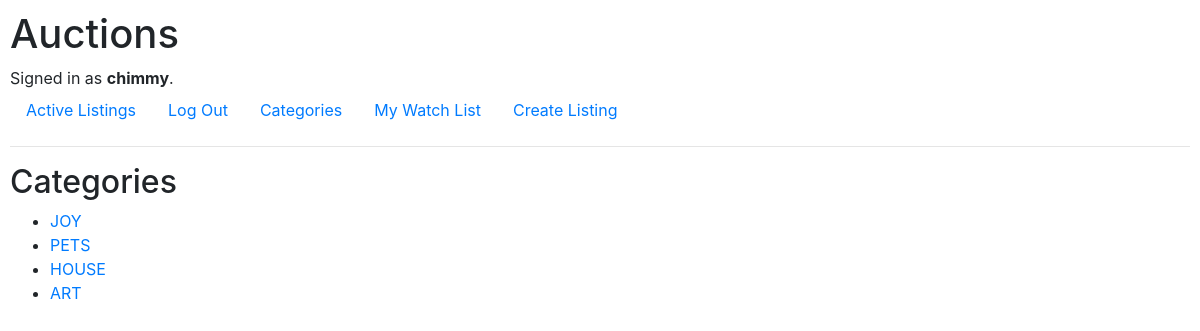
Before: /categories (signed in) with the older database file.
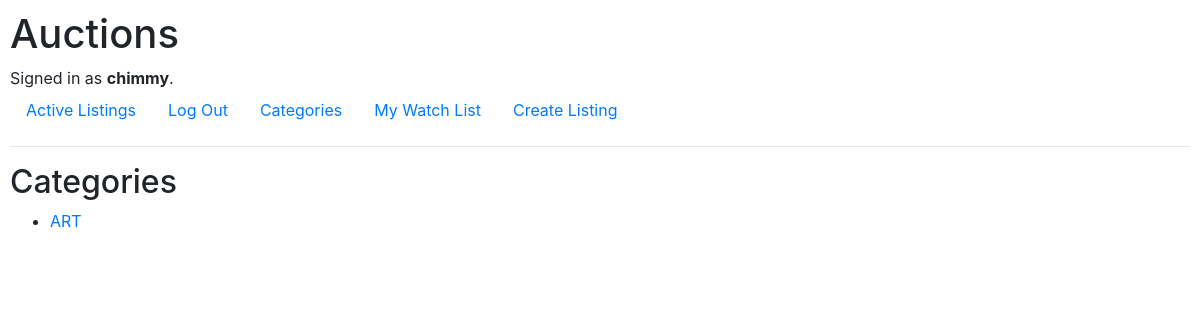
After: the same page with the newer database file.
### auctions/models.py (models this page shows, shortened)
class User(AbstractUser):
    pass

class Listings(models.Model):
    creator = models.ForeignKey(User, on_delete=models.CASCADE, null=True)
    title = models.CharField(max_length=64, default='')
    description = models.CharField(max_length=300, default='')
    price = models.IntegerField(default='')
    link = models.CharField(max_length=128, default='')
    image = models.ImageField(upload_to='images/', default='', null=True, blank=True)
    is_open = models.BooleanField(default=False)
    category = models.CharField(
        max_length=5,
        choices=CATEGORIES,
        default='Art',
    )

### auctions/views.py (the view)
# urls.py: path('categories', views.categories, name='categories'),
def categories(request):
    listings = Listings.objects.all()
    categories_ = {category.category for category in listings}
    return render(request, 'auctions/categories.html', {
        'categories_': categories_
    })

### auctions/templates/auctions/categories.html
{% extends 'auctions/layout.html' %}
{% block body %}
<h2>Categories</h2>
    <ul>
    {% for category in categories_ %}
        <li><a href="{% url 'category' category=category%}">{{ category }}</a></li>
    {% endfor %}
    </ul>
{% endblock %}

### auctions/templates/auctions/layout.html (shortened to what this page needs)
{% load static %}
<!DOCTYPE html>
<html lang="en">
    <head>
        <link rel="stylesheet" href="https://stackpath.bootstrapcdn.com/bootstrap/4.4.1/css/bootstrap.min.css">
        <link href="{% static 'auctions/styles.css' %}" rel="stylesheet">
    </head>
    <body>
        <h1>Auctions</h1>
        <div>
            {% if user.is_authenticated %}
                Signed in as <strong>{{ user.username }}</strong>.
            {% else %}
                Not signed in.
            {% endif %}
        </div>
        <ul class="nav">
            <li class="nav-item">
                <a class="nav-link" href="{% url 'index' %}">Active Listings</a>
            </li>
            {% if user.is_authenticated %}
                <li class="nav-item">
                    <a class="nav-link" href="{% url 'logout' %}">Log Out</a>
                </li>
                <li class="nav-item">
                    <a class="nav-link" href="{% url 'categories' %}">Categories</a>
                </li>
                <li class="nav-item">
                    <a class="nav-link" href="{% url 'watchlist' %}">My Watch List</a>
                </li>
                <li class="nav-item">
                    <a class="nav-link" href="{% url 'create' %}">Create Listing</a>
                </li>
            {% endif %}
        </ul>
        <hr>
        {% block body %}
        {% endblock %}
    </body>
</html>

### auctions/static/auctions/styles.css (style rules this page uses)
body { padding: 10px; }

Changed rows visible on the page:
removed Listings: categories_ "JOY"
removed Listings: categories_ "PETS"
removed Listings: categories_ "HOUSE"
